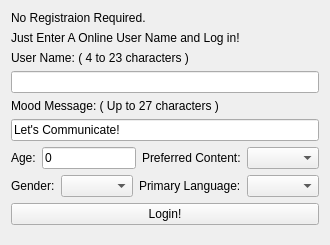
<?xml version="1.0" encoding="UTF-8"?>
<ui version="4.0">
 <class>AppletCreateAccountClass</class>
 <widget class="QWidget" name="AppletCreateAccountClass">
  <property name="modal" stdset="0">
   <bool>false</bool>
  </property>
  <property name="windowModality">
   <enum>Qt::NonModal</enum>
  </property>
  <property name="geometry">
   <rect>
    <x>0</x>
    <y>0</y>
    <width>276</width>
    <height>245</height>
   </rect>
  </property>
  <property name="sizePolicy">
   <sizepolicy hsizetype="Expanding" vsizetype="Expanding">
    <horstretch>0</horstretch>
    <verstretch>0</verstretch>
   </sizepolicy>
  </property>
  <property name="windowTitle">
   <string>Create New Account</string>
  </property>
  <layout class="QVBoxLayout" name="verticalLayout">
   <item>
    <widget class="QLabel" name="label">
     <property name="text">
      <string>No Registraion Required.</string>
     </property>
    </widget>
   </item>
   <item>
    <widget class="QLabel" name="label_2">
     <property name="text">
      <string>Just Enter A Online User Name and Log in!</string>
     </property>
    </widget>
   </item>
   <item>
    <widget class="QLabel" name="m_UserNameLabel">
     <property name="text">
      <string>User Name: ( 4 to 23 characters )</string>
     </property>
    </widget>
   </item>
   <item>
    <widget class="QLineEdit" name="m_UserNameEdit"/>
   </item>
   <item>
    <widget class="QLabel" name="m_MoodMessageLabel">
     <property name="text">
      <string>Mood Message: ( Up to 27 characters )</string>
     </property>
    </widget>
   </item>
   <item>
    <widget class="QLineEdit" name="m_MoodMessageEdit">
     <property name="text">
      <string>Let's Communicate!</string>
     </property>
    </widget>
   </item>
   <item>
    <layout class="QHBoxLayout" name="horizontalLayout_5">
     <item>
      <widget class="QLabel" name="label_6">
       <property name="text">
        <string>Age:</string>
       </property>
      </widget>
     </item>
     <item>
      <widget class="QLineEdit" name="m_AgeEdit">
       <property name="text">
        <string>0</string>
       </property>
      </widget>
     </item>
     <item>
      <widget class="QLabel" name="label_5">
       <property name="text">
        <string>Preferred Content:</string>
       </property>
      </widget>
     </item>
     <item>
      <widget class="QComboBox" name="m_ContentComboBox">
       <property name="sizePolicy">
        <sizepolicy hsizetype="Expanding" vsizetype="Preferred">
         <horstretch>0</horstretch>
         <verstretch>0</verstretch>
        </sizepolicy>
       </property>
      </widget>
     </item>
    </layout>
   </item>
   <item>
    <layout class="QHBoxLayout" name="horizontalLayout_4">
     <item>
      <widget class="QLabel" name="label_3">
       <property name="text">
        <string>Gender:</string>
       </property>
      </widget>
     </item>
     <item>
      <widget class="QComboBox" name="m_GenderComboBox">
       <property name="sizePolicy">
        <sizepolicy hsizetype="Expanding" vsizetype="Preferred">
         <horstretch>0</horstretch>
         <verstretch>0</verstretch>
        </sizepolicy>
       </property>
      </widget>
     </item>
     <item>
      <widget class="QLabel" name="label_4">
       <property name="text">
        <string>Primary Language:</string>
       </property>
      </widget>
     </item>
     <item>
      <widget class="QComboBox" name="m_LanguageComboBox">
       <property name="sizePolicy">
        <sizepolicy hsizetype="Expanding" vsizetype="Preferred">
         <horstretch>0</horstretch>
         <verstretch>0</verstretch>
        </sizepolicy>
       </property>
      </widget>
     </item>
    </layout>
   </item>
   <item>
    <widget class="QPushButton" name="m_LoginButton">
     <property name="text">
      <string>Login!</string>
     </property>
    </widget>
   </item>
   <item>
    <spacer name="verticalSpacer">
     <property name="orientation">
      <enum>Qt::Vertical</enum>
     </property>
     <property name="sizeHint" stdset="0">
      <size>
       <width>20</width>
       <height>40</height>
      </size>
     </property>
    </spacer>
   </item>
  </layout>
 </widget>
 <resources/>
 <connections/>
</ui>
